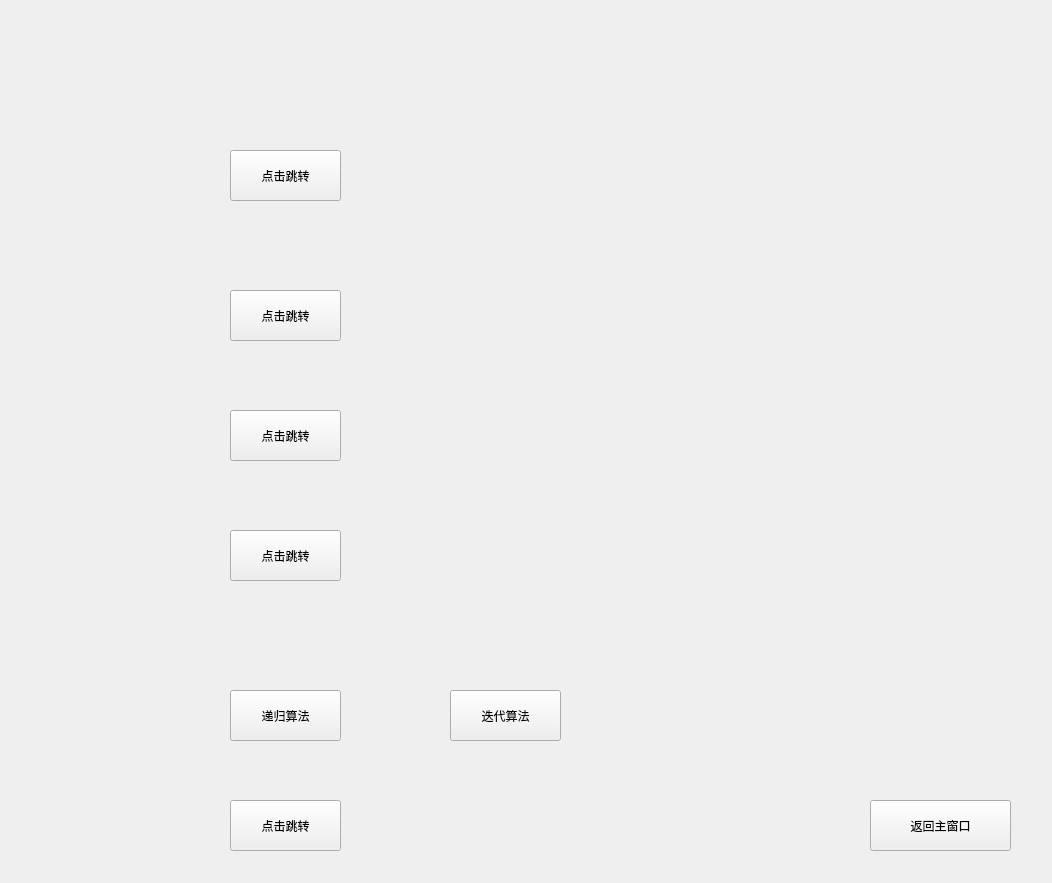
<?xml version="1.0" encoding="UTF-8"?>
<ui version="4.0">
 <class>Exp1Window</class>
 <widget class="QWidget" name="Exp1Window">
  <property name="geometry">
   <rect>
    <x>0</x>
    <y>0</y>
    <width>1052</width>
    <height>883</height>
   </rect>
  </property>
  <property name="cursor">
   <cursorShape>ArrowCursor</cursorShape>
  </property>
  <property name="windowTitle">
   <string>实验1</string>
  </property>
  <property name="layoutDirection">
   <enum>Qt::LeftToRight</enum>
  </property>
  <widget class="QPushButton" name="pushButton_exp1_out">
   <property name="geometry">
    <rect>
     <x>870</x>
     <y>800</y>
     <width>141</width>
     <height>51</height>
    </rect>
   </property>
   <property name="text">
    <string>返回主窗口</string>
   </property>
   <property name="checkable">
    <bool>false</bool>
   </property>
  </widget>
  <widget class="QPushButton" name="pushButton_q1">
   <property name="geometry">
    <rect>
     <x>230</x>
     <y>150</y>
     <width>111</width>
     <height>51</height>
    </rect>
   </property>
   <property name="text">
    <string>点击跳转</string>
   </property>
  </widget>
  <widget class="QLabel" name="label">
   <property name="geometry">
    <rect>
     <x>30</x>
     <y>10</y>
     <width>1041</width>
     <height>881</height>
    </rect>
   </property>
   <property name="cursor">
    <cursorShape>ArrowCursor</cursorShape>
   </property>
   <property name="text">
    <string/>
   </property>
   <property name="pixmap">
    <pixmap resource="../resources/res.qrc">:/imgs/实验1.png</pixmap>
   </property>
   <property name="scaledContents">
    <bool>false</bool>
   </property>
   <property name="alignment">
    <set>Qt::AlignCenter</set>
   </property>
   <property name="wordWrap">
    <bool>false</bool>
   </property>
   <property name="margin">
    <number>0</number>
   </property>
   <property name="indent">
    <number>-1</number>
   </property>
  </widget>
  <widget class="QPushButton" name="pushButton_q2">
   <property name="geometry">
    <rect>
     <x>230</x>
     <y>290</y>
     <width>111</width>
     <height>51</height>
    </rect>
   </property>
   <property name="text">
    <string>点击跳转</string>
   </property>
  </widget>
  <widget class="QPushButton" name="pushButton_q3">
   <property name="geometry">
    <rect>
     <x>230</x>
     <y>410</y>
     <width>111</width>
     <height>51</height>
    </rect>
   </property>
   <property name="text">
    <string>点击跳转</string>
   </property>
  </widget>
  <widget class="QPushButton" name="pushButton_q4">
   <property name="geometry">
    <rect>
     <x>230</x>
     <y>530</y>
     <width>111</width>
     <height>51</height>
    </rect>
   </property>
   <property name="text">
    <string>点击跳转</string>
   </property>
  </widget>
  <widget class="QPushButton" name="pushButton_q5_recur">
   <property name="geometry">
    <rect>
     <x>230</x>
     <y>690</y>
     <width>111</width>
     <height>51</height>
    </rect>
   </property>
   <property name="text">
    <string>递归算法</string>
   </property>
  </widget>
  <widget class="QPushButton" name="pushButton_q6">
   <property name="geometry">
    <rect>
     <x>230</x>
     <y>800</y>
     <width>111</width>
     <height>51</height>
    </rect>
   </property>
   <property name="text">
    <string>点击跳转</string>
   </property>
  </widget>
  <widget class="QPushButton" name="pushButton_q5_inter">
   <property name="geometry">
    <rect>
     <x>450</x>
     <y>690</y>
     <width>111</width>
     <height>51</height>
    </rect>
   </property>
   <property name="text">
    <string>迭代算法</string>
   </property>
  </widget>
  <zorder>label</zorder>
  <zorder>pushButton_q1</zorder>
  <zorder>pushButton_exp1_out</zorder>
  <zorder>pushButton_q2</zorder>
  <zorder>pushButton_q3</zorder>
  <zorder>pushButton_q4</zorder>
  <zorder>pushButton_q5_recur</zorder>
  <zorder>pushButton_q6</zorder>
  <zorder>pushButton_q5_inter</zorder>
 </widget>
 <resources>
  <include location="../resources/res.qrc"/>
  <include location="../resources/res.qrc"/>
 </resources>
 <connections/>
</ui>
